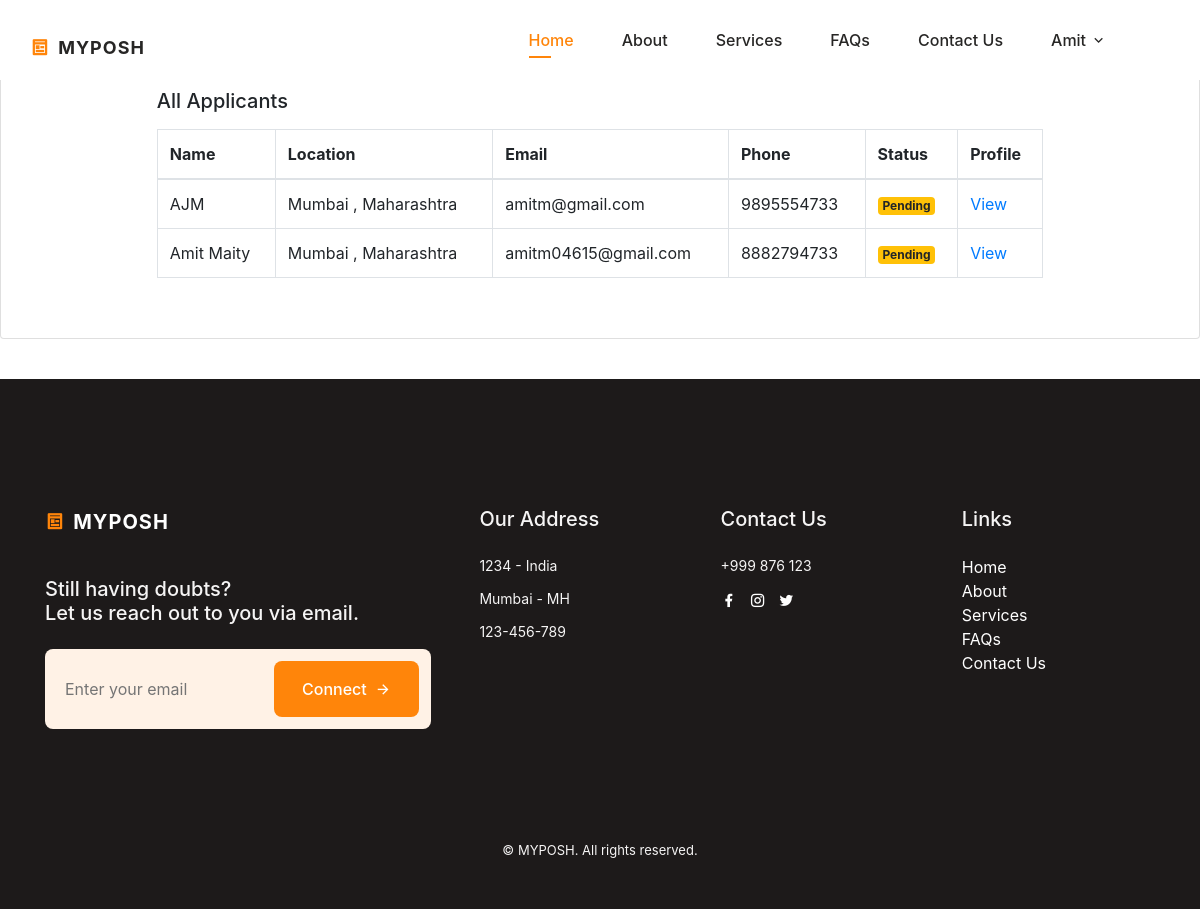
The app's page /all-establishment/ (signed in) with its own data.
### posh/models.py (models this page shows, shortened)
class PoshUser(AbstractBaseUser, PermissionsMixin):
    username = models.CharField(max_length=100, unique=True, primary_key=True)
    email = models.EmailField(unique=True, blank=False)
    phone = models.CharField(max_length=15, unique=True, blank=False)
    start_date = models.DateTimeField(default=timezone.now)
    is_staff = models.BooleanField(default=False)
    is_active = models.BooleanField(default=False)
    type = models.CharField(max_length=50, blank=False)  # To distinguish between user types
    objects = PoshUserManager()
    USERNAME_FIELD = 'username'
    REQUIRED_FIELDS = ['email', 'phone']

class IndividualUser(PoshUser):
    prefix = models.CharField(max_length=10, blank=False)
    fname = models.CharField(max_length=150, blank=False)
    mname = models.CharField(max_length=150, blank=False)
    lname = models.CharField(max_length=150, blank=False)
    dob = models.DateField(blank=False)
    gender = models.CharField(max_length=10, blank=False)
    occupation = models.CharField(max_length=100, blank=False)
    state = models.CharField(max_length=100, blank=False)
    city = models.CharField(max_length=100, blank=False)
    pincode = models.CharField(max_length=10, blank=False)
    profile_pic = models.ImageField(blank=True, upload_to='users/')
    aadhar = models.CharField(max_length=20, blank=True)
    marital = models.CharField(max_length=10, blank=True)
    description = models.TextField(max_length=500, blank=True)
    current_member = models.CharField(max_length=10, blank=True)
    association = models.CharField(max_length=10, blank=True)
    firm_name = models.CharField(max_length=150, blank=True)
    firm_uid = models.CharField(max_length=15, blank=True)
    is_visible = models.BooleanField(default=False)
    timestamp = models.DateTimeField(auto_now_add=True)
    class Meta:
        verbose_name = 'Individual User'
        verbose_name_plural = 'Individual Users'

class EstablishmentUser(PoshUser):
    name = models.CharField(max_length=255, null=True, blank=True)
    setdate = models.DateField(null=True, blank=True)
    nature = models.CharField(max_length=255, null=True, blank=True)
    state = models.CharField(max_length=255, null=True, blank=True)
    city = models.CharField(max_length=255, null=True, blank=True)
    pincode = models.CharField(max_length=16, null=True, blank=True)
    address = models.TextField(null=True, blank=True)
    locationCount = models.PositiveIntegerField(null=True, blank=True)

class RecruitUser(models.Model):
    status_choices = (
        ("Accepted", "Accepted"),
        ("Declined", "Declined"),
        ("Pending", "Pending"),
    )
    establishment_id = models.ForeignKey(EstablishmentUser, on_delete=models.CASCADE, related_name='establishment_id')
    user_id = models.ForeignKey(settings.AUTH_USER_MODEL, on_delete=models.CASCADE, related_name='user_id')
    timestamp = models.DateTimeField(auto_now_add=True)
    status= models.CharField(max_length=20, choices=status_choices)

### posh/views.py (the view)
# urls.py: path('all-establishment/', views.all_establishment, name="all_establishment"),
def all_establishment(request):
    combined_data = []
    user = request.user
    establishments = RecruitUser.objects.filter(user_id=user)
    user_ids = establishments.values_list('establishment_id', flat=True)
    for user_id in user_ids:
        posh_user = PoshUser.objects.get(username=user_id)
        establishment_user = EstablishmentUser.objects.get(username=posh_user)
        establishment_data = RecruitUser.objects.get(user_id=user, establishment_id=establishment_user)
        combined_data.append({
            'individual_user': establishment_user,
            'establishment_data': establishment_data
        })
    context = {
        'individual_user': establishment_user,
        'combined_data': combined_data
    }
    return render(request, 'search_portal/all_establishment.html', context)

### posh/templatetags/get_group.py (called while the page is built)
@register.filter(name='has_group')
def has_group(user, group_name):
    return user.groups.filter(name=group_name).exists()

### posh/templates/search_portal/all_establishment.html (shortened to what this page needs)
{% extends "base.html" %}
{% load static %}
{% block stylescss %}
<link rel="stylesheet" href="https://stackpath.bootstrapcdn.com/bootstrap/4.5.2/css/bootstrap.min.css">
<link rel="stylesheet" href="https://cdnjs.cloudflare.com/ajax/libs/font-awesome/4.7.0/css/font-awesome.min.css">
{% endblock %}
{% block content %}
<div class="tab-pane mt-5 card" id="account-service">
    <div class="card-body pb-2">
        <div class="form-group">
                <div class="card-body mx-auto" style="width: 80%;">
                    <h5 class="card-title mb-3" >All Applicants</h5>
                    <table class="table table-bordered">
                        <thead>
                            <tr>
                                <th scope="col">Name</th>
                                <th scope="col">Location</th>
                                <th scope="col">Email</th>
                                <th scope="col">Phone</th>
                                <th scope="col">Status</th>
                                <th scope="col">Profile</th>
                            </tr>
                        </thead>
                        <tbody>
                            {% for data in combined_data %}
                            <tr>
                                <td>{{ data.individual_user.name }}</td>
                                <td>{{ data.individual_user.city }}, {{ data.individual_user.state }}</td>
                                <td>{{ data.individual_user.email }}</td>
                                <td>{{ data.individual_user.phone }}</td>
                                {% if data.establishment_data.status == "Accepted" %}
                                    <td><span class="badge bg-success">{{ data.establishment_data.status }}</span></td>
                                {% elif data.establishment_data.status == "Declined" %}
                                    <td><span class="badge bg-danger">{{ data.establishment_data.status }}</span></td>
                                {% else %}
                                <td><span class="badge bg-warning">{{ data.establishment_data.status }}</span></td>
                                {% endif %}
                                <td><a href="#">View</a></td>
                            </tr>
                            {% endfor %}
                        </tbody>
                    </table>
            </div>
        </div>
    </div>
</div>
{% endblock %}

### posh/templates/header.html (shortened to what this page needs)
{% load static %}
<!DOCTYPE html>
<html lang="en">
<head>
    <link href="https://cdn.jsdelivr.net/npm/remixicon@4.2.0/fonts/remixicon.css" rel="stylesheet"/>
    <link rel="stylesheet" href="https://stackpath.bootstrapcdn.com/bootstrap/4.5.2/css/bootstrap.min.css">
    <link href="https://cdn.jsdelivr.net/npm/bootstrap@4.5.0/dist/css/bootstrap.min.css" rel="stylesheet">
    <link rel="stylesheet" href="{% static 'assets/css/main.css' %}">
    <link rel="stylesheet" href="{% static 'assets/css/profile.css' %}">
</head>
<body>
    <header class="header" id="header">
        <nav class="nav container">
            <a href="{% url 'home' %}" class="nav__logo">
                <i class="ri-pages-line nav__logo-icon"></i>MYPOSH
            </a>
            <div class="nav__menu" id="nav-menu">
                <ul class="nav__list">
                    <li class="nav__item">
                        <a href="{% url 'home' %}#home" class="nav__link active-link">Home</a>
                    </li>
                    <li class="nav__item">
                        <a href="{% url 'home' %}#about" class="nav__link">About</a>
                    </li>
                    <li class="nav__item">
                        <a href="{% url 'home' %}#services" class="nav__link">Services</a>
                    </li>
                    <li class="nav__item">
                        <a href="{% url 'home' %}#faqs" class="nav__link">FAQs</a>
                    </li>
                    <li class="nav__item">
                        <a href="{% url 'home' %}#contact" class="nav__link">Contact Us</a>
                    </li>
                    {% if request.user.is_authenticated %}
                        {% load get_group %}
                        {% if request.user|has_group:"IND" %}
                            <li class="nav__item dropdown__item">
                                <div class="nav__link">
                                    {{request.user.individualuser.fname}}
                                    <i class="ri-arrow-down-s-line dropdown__arrow-down"></i>
                                </div>
                                {% endif %}
                {% endif %}
            </div>
        </nav>
    </header>

### static/assets/css/main.css (style rules this page uses)
:root { --header-height: 3.5rem; --first-color: hsl(30, 100%, 52%); --first-color-alt: hsl(29, 54%, 73%); --first-color-light: hsl(30, 100%, 85%); --first-color-lighten: hsl(30, 100%, 95%); --title-color: hsl(30, 3%, 15%); --text-color: hsl(30, 4%, 25%); --text-color-light: hsl(30, 4%, 45%); --body-color: hsl(30, 0%, 100%);; --container-color: #FFF; --background-footer-color: rgb(29, 26, 26); --footer-text-color: rgb(245, 244, 244); --body-font: 'Poppins', sans-serif; --big-font-size: 2rem; --h1-font-size: 1.5rem; --h2-font-size: 1.25rem; --h3-font-size: 1rem; --normal-font-size: .938rem; --small-font-size: .813rem; --smaller-font-size: .75rem; --font-medium: 500; --font-semi-bold: 600; --mb-0-5: .5rem; --mb-0-75: .75rem; --mb-1: 1rem; --mb-1-5: 1.5rem; --mb-2: 2rem; --mb-2-5: 2.5rem; --z-tooptip: 10; --z-fixed: 100; }
@media screen and (min-width: 1000px) { :root { --big-font-size: 3.5rem; --h1-font-size: 2.25rem; --h2-font-size: 1.5rem; --h3-font-size: 1.25rem; --normal-font-size: 1rem; --small-font-size: .875rem; --smaller-font-size: .813rem; } }
* { box-sizing: border-box; padding: 0; margin: 0; text-decoration: none !important; }
html { scroll-behavior: smooth; }
body, button, input, textarea { font-family: var(--body-font); font-size: var(--normal-font-size); }
body { margin: var(--header-height) 0 0 0; background-color: var(--body-color); color: var(--text-color); transition: .4s; }
ul { list-style: none; }
a { max-width: 100%; height: auto; }
.container { max-width: 968px; margin-left: var(--mb-1-5); margin-right: var(--mb-1-5); }
.header { width: 100%; background-color: var(--body-color); position: fixed; top: 0; left: 0; z-index: var(--z-fixed); transition: .4s; }
.nav { height: var(--header-height); display: flex; justify-content: space-between; align-items: center; }
.nav__logo, .nav__toggle, .nav__close { color: var(--title-color); }
.nav__logo { text-transform: uppercase; font-weight: 700; letter-spacing: 1px; display: inline-flex; align-items: center; column-gap: .5rem; transition: .3s; }
.nav__logo-icon { font-size: 1.15rem; color: var(--first-color); }
.nav__list { display: flex; flex-direction: column; row-gap: 1.5rem; }
.nav__link { color: var(--title-color); font-weight: var(--font-medium); transition: .3s; }
.active-link { position: relative; color: var(--first-color); }
.active-link::after { content: ''; position: absolute; bottom: -.5rem; left: 0; width: 50%; height: 2px; background-color: var(--first-color); }
@media screen and (min-width: 767px) { body { margin: 0; } }
@media screen and (min-width: 767px) { .nav { height: calc(var(--header-height) + 1.5rem); column-gap: 3rem; } }
@media screen and (min-width: 767px) { .nav__list { flex-direction: row; column-gap: 3rem; } }
@media screen and (min-width: 767px) { .nav__menu { margin-left: auto; margin-top: 15px; } }
@media screen and (min-width: 767px) { .dropdown__item, .dropdown__subitem { position: relative; } }
@media screen and (min-width:992px) { .container { margin-left: auto; margin-right: auto; } }
@media screen and (min-width:992px) { .nav__logo { margin-top: 15px; font-size: large; } }
@media screen and (min-width:992px) { .dropdown__item, .dropdown__subitem { position: relative; } }
@media screen and (min-width:1200px) { .nav__logo { margin-top: 15px; font-size: large; } }
@media screen and (min-width:1200px) { .dropdown__item, .dropdown__subitem { position: relative; } }
.dropdown__item { cursor: pointer; }
.dropdown__arrow-down { font-weight: initial; transition: transform .4s; }

### records on screen
PoshUser: user.individualuser.fname "Amit"
EstablishmentUser: individual_user.name "AJM", individual_user.city "Mumbai", individual_user.state "Maharashtra", individual_user.email "amitm@gmail.com", individual_user.phone "9895554733", establishment_data.status "Pending"
EstablishmentUser: individual_user.name "Amit Maity", individual_user.city "Mumbai", individual_user.state "Maharashtra", individual_user.email "amitm04615@gmail.com", individual_user.phone "8882794733", establishment_data.status "Pending"
